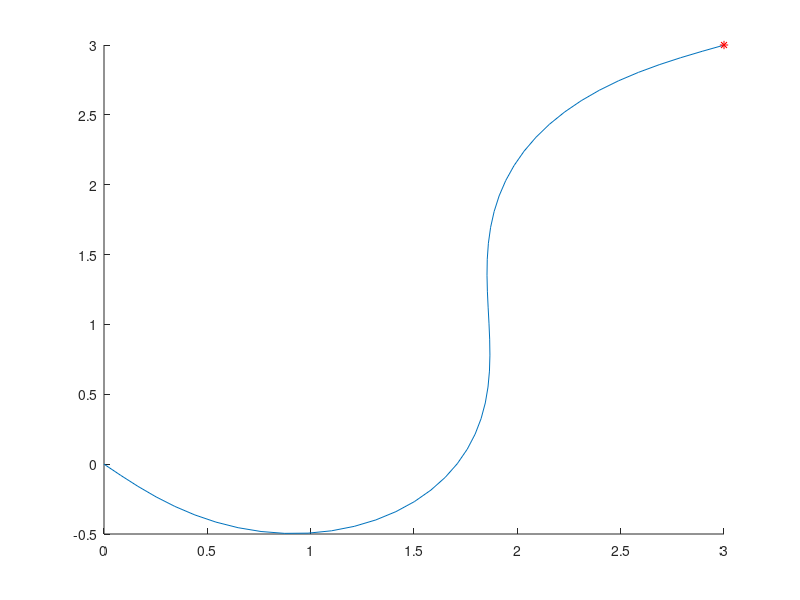

This chart was generated by the following MATLAB code:
% using four parameters, a,b,c,s to determine four states: x,y,th,K
% can set the initial position and posture to 0
% [1] linearizes x = f(p), then inverts to solve for p
% [1]'s algorithm: assume c = 0, find s, then solve for a,b with remaining
% 2 eqn's

% s = distance traveled along the curve

% (1) assume all ICs are 0 (starting at the origin)
% (2) given a,b,c and s, produce the posture x,y,th,K for the final posture
% and compare it against the desired
% (3) if all termination conditions are met, end the algorithm
% (4) if not, compute the finite jacobian difference which will be used to
% modify the parameters, then add the deltas to the present parameters, and
% repeat...

function [] = PathPlanning2()

% Clean up 
clear all; close all; clc;

% Inputs
%   - x0, initial x position
%   - xf, final x position
%   - y0, intial y position
%   - yf, final y position
%   - th0, initial heading (angle w.r.t. positive x axis)
%   - thf, final heading (angle w.r.t. positive x axis)
%   - K0, initial kappa (curvature) value
%   - Kf, final kappa (curvature) value

x0 = 0; % m
xf = 3; % m
y0 = 0; % m
yf = 3; % m
th0 = -pi/4; % rad
thf = pi/8; % rad
K0 = 0; % 1/m
Kf = 0; % 1/m
X_err = [0.001; 0.001; 0.1; 0.005]; % x(m), y(m), th(rad), K(1/m)
Xf = [xf; yf; thf; Kf]; % x(m), y(m), th(rad), K(1/m)

h = 0.01; % term used for finite difference jacobian approximation

% Intial Heuristic Guess:
d = sqrt(xf^2 + yf^2);      % distance d to final position
D_th = abs(thf);            % delta theta
s = d*((D_th^2)/5 + 1) + 0.4*D_th;
c = 0;
a = 6*thf/s^2 - 2*K0/s + 4*Kf/s;
b = 3*(K0+Kf)/s^2 + 6*thf/s^3;

P = [a;b;c;s];

% solve for final pose from intial guess
%   - create a function to integrate for x,y
funx_th_s = @(A,B,C,S) cos(th0 + K0.*S + (A.*S.^2)/2 + (B.*S.^3)/3 + (C.*S.^4)/4);
funy_th_s = @(A,B,C,S) sin(th0 + K0.*S + (A.*S.^2)/2 + (B.*S.^3)/3 + (C.*S.^4)/4);

fun_xs = @(A,B,C,S) x0 + integral(@(S) funx_th_s(A,B,C,S),0,S);
fun_ys = @(A,B,C,S) y0 + integral(@(S) funy_th_s(A,B,C,S),0,S);
fun_ths = @(A,B,C,S) th0 + K0*s + (A*S.^2)/2 + (B*S.^3)/3 + (C*S.^4)/4;
fun_Ks = @(A,B,C,S) K0 + A*S + B*S.^2 + C*S.^3;

% create a cell array of the forward funtions
FwdFcns = {fun_xs,fun_ys,fun_ths,fun_Ks};
%FwdFcns{1}(s) % sample, evaluate fcn 1 at s

fprintf('running!\n')

for iter = 1:10000

    Xs = [feval(fun_xs,P(1),P(2),P(3),P(4));
            feval(fun_ys,P(1),P(2),P(3),P(4));
            feval(fun_ths,P(1),P(2),P(3),P(4));
            feval(fun_Ks,P(1),P(2),P(3),P(4))];

    % calculate delta X
    Dx = Xs - Xf

    % check if the delta is within the convergence criteria
    if abs(Dx) < X_err
        break
    end

    % intialize the jacobian
    J = zeros(4);

    for i = 1:4
        for j=1:4
            % finite difference approximation of the jacobian
            % not just a function of s??
            Ptemp = P;
            Ptemp(j) = P(j)+h;
            J(i,j) = (Xs(i) - FwdFcns{i}(Ptemp(1),Ptemp(2),Ptemp(3),Ptemp(4)))/h;
        end
    end

    J;

    % calculate delta P using Dx and the inverse jacobian
    Dp = J\Dx;

    % update P with a small gain constant for stability
    P = P + 0.2*Dp;

end

fprintf('iterations complete\n')

% print the iteration outputs to the workspace
iter
P
Xs
Dx


% plot the cubic polynomial
npts = 50;
s = linspace(0,P(4),npts);
x = zeros(1,npts);
y = zeros(1,npts);
for i = 1:npts
    x(i) = feval(fun_xs,P(1),P(2),P(3),s(i));
    y(i) = feval(fun_ys,P(1),P(2),P(3),s(i));
end

figure
hold on
plot(x,y)
plot(xf,yf,'r*')


end